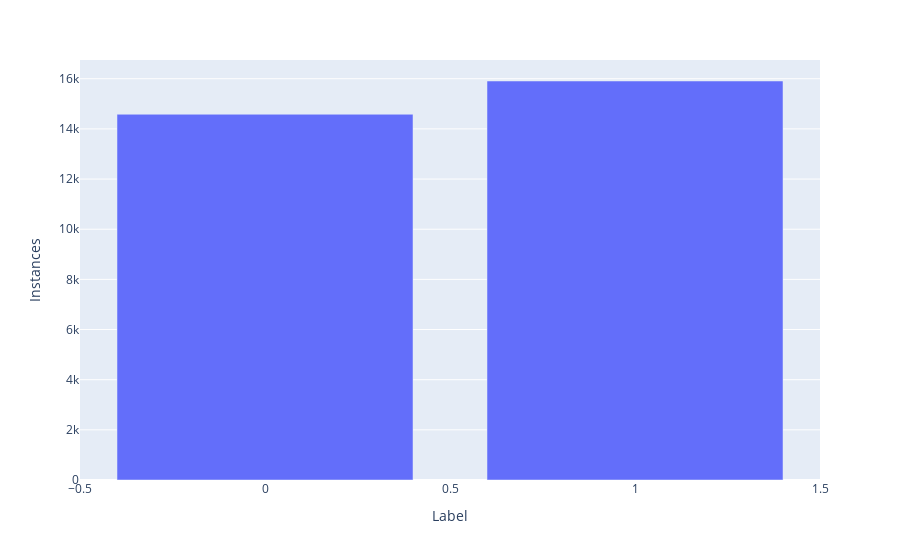

Source (notebook cell):
### Code cell
# get an overview of the data
label_counter = pd.DataFrame(emails_df.Label.value_counts())
print(label_counter.Label)
fig = px.bar(label_counter, x=label_counter.index, y=label_counter.Label)
fig.update_layout(
    xaxis_title="Label",
    yaxis_title="Instances",
)
fig.show()

### Figure 1 — Plotly figure (JSON) as saved in the notebook; plotly's stock layout.template omitted (floating-point values rounded to 4 significant figures)
{"data": [{"alignmentgroup": "True", "hovertemplate": "index=%{x}<br>Label=%{y}<extra></extra>", "legendgroup": "", "marker": {"color": "#636efa", "pattern": {"shape": ""}}, "name": "", "offsetgroup": "", "orientation": "v", "showlegend": false, "textposition": "auto", "type": "bar", "x": [1, 0], "xaxis": "x", "y": [15910, 14584], "yaxis": "y"}], "layout": {"barmode": "relative", "legend": {"tracegroupgap": 0}, "margin": {"t": 60}, "xaxis": {"anchor": "y", "domain": [0, 1], "title": {"text": "Label"}}, "yaxis": {"anchor": "x", "domain": [0, 1], "title": {"text": "Instances"}}}}
